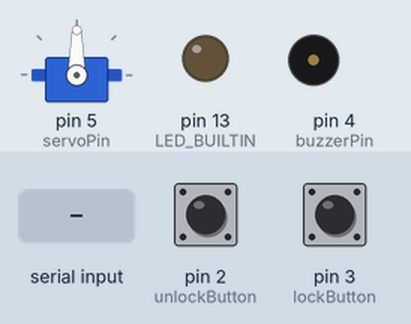
Bench run of a sketch on a simulated Arduino Uno, built with avr-gcc and run on an emulated ATmega328P. Shown: servo, output pins drawn as LEDs (lit = HIGH), buzzer (waves = sounding). The inputs (shaded band) are chosen by the test bench; at power-on: pin 2 (unlockButton) HIGH, pin 3 (lockButton) HIGH. What the sketch prints to the serial monitor is not drawn.

Above: at 1.2 s.
1.3 s: pin 2 (unlockButton) pulled LOW for 0.15 s
At 1.8 s:
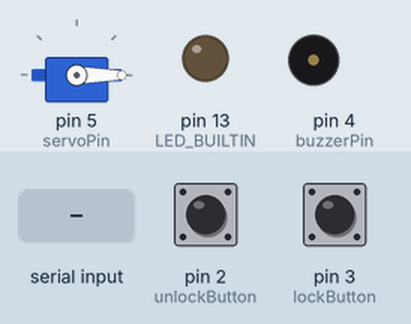
2.9 s: pin 3 (lockButton) pulled LOW for 0.15 s
At 4.1 s:
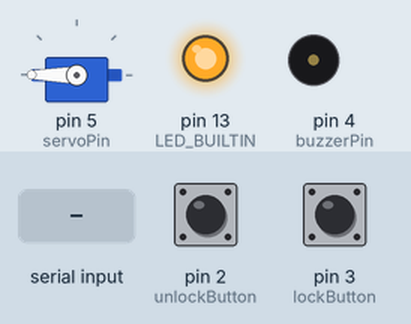
4.5 s: "R" received over Serial
At 5.3 s:
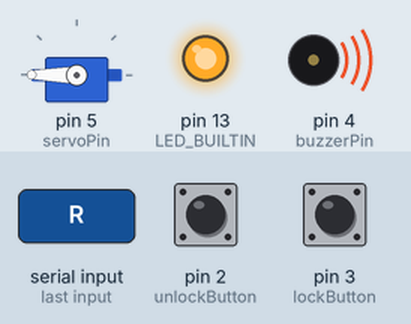
7.0 s: pin 2 (unlockButton) pulled LOW for 1 s
At 7.3 s:
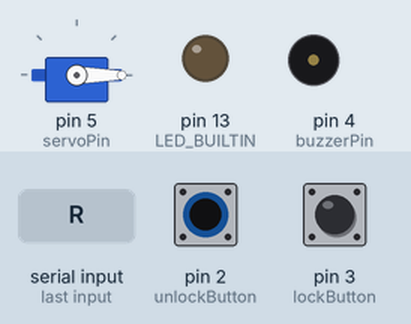
9.5 s: "R" received over Serial
At 10.3 s:
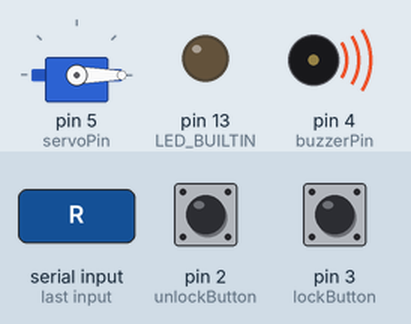
12.0 s: pin 3 (lockButton) pulled LOW for 1 s
At 12.3 s:
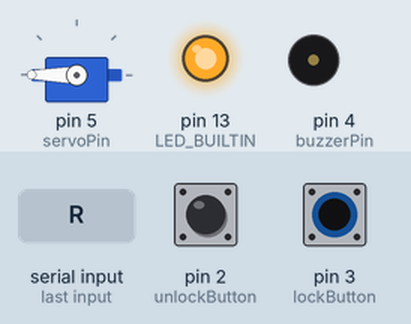
Timing chart, 0 to 15.0 s (numbered marks = the images above; inputs shaded):
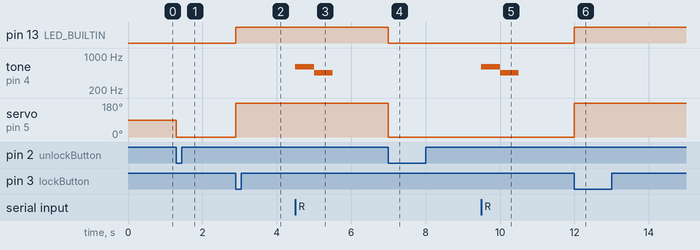

Measured:
- after the input at 1.3 s, servo on pin 5 (servoPin): 90° → 0° at once
- after the input at 2.9 s, pin 13 (LED_BUILTIN): LOW → HIGH at once; servo on pin 5 (servoPin): 0° → 180° at once
- after the input at 4.5 s, tone on pin 4 (buzzerPin): silent → 600 Hz at once, → 450 Hz 0.50 s later, → silent 0.50 s later
- after the input at 7.0 s, pin 13 (LED_BUILTIN): HIGH → LOW at once; servo on pin 5 (servoPin): 180° → 0° at once
- after the input at 9.5 s, tone on pin 4 (buzzerPin): silent → 600 Hz at once, → 450 Hz 0.50 s later, → silent 0.50 s later
- after the input at 12.0 s, pin 13 (LED_BUILTIN): LOW → HIGH at once; servo on pin 5 (servoPin): 0° → 180° at once

The sketch:

Internal_Arduino.ino
```cpp
#include <Servo.h>

// standard I/O pin assignment
const int unlockButton = 2;
const int lockButton = 3;
const int buzzerPin = 4;
// servo position values
const int unlockPosition = 180;
const int lockPosition = 0;
const int servoPin = 5;
Servo lockServo;

// declare functions
int unlockDoor(void);
int lockDoor(void);

// variables required for pin system
const int pinLength = 4;
const char pin[pinLength] = {'5', '2', '3', '8'};
char pinInput[pinLength] {'\0', '\0', '\0', '\0'};
int freeCell = -1;

// variables required in order not to repeat input too fast
volatile long interruptTime;
volatile long lastInterruptTime;


void setup() {
  // attach lock and unlock buttons to interrupt pins
  attachInterrupt(digitalPinToInterrupt(lockButton), unlockDoor, FALLING);
  attachInterrupt(digitalPinToInterrupt(unlockButton), lockDoor, FALLING);
  // assign the rest of the pins
  pinMode(LED_BUILTIN, OUTPUT);
  pinMode(buzzerPin, OUTPUT);
  lockServo.attach(servoPin);
  // initialize the serial connection
  Serial.begin(9600);
}

void loop() {
  // if there is data in the serial connection, use it
  if (Serial.available() > 0) {
    byte incomingByte = Serial.read();
    if (incomingByte == 'R') {
      // on ring press, play a tone
      tone(buzzerPin, 600);
      delay(500);
      tone(buzzerPin, 450, 500);
    } else if (incomingByte >= 48 && incomingByte <= 57) {
      // if a digit was pressed on the keypad
      // add it to the pinInput array if possible
      // '\0' represents null
      int j = 0;
      freeCell = -1;
      for (int i = 0; i < pinLength; i++) {
        if (pinInput[i] == '\0') {
          freeCell = i;
          break;
        }
      }
      if (freeCell == -1) {
        // cells full
      } else {
        pinInput[freeCell] = incomingByte;
        for (int i = 0; i < pinLength; i++) {
          if (pinInput[i] != '\0') {
          }
        }
      }
    } else if (incomingByte == '*') {
      // if '*' is pressed, reset pinInput
      pinInput[0] = '\0'; pinInput[1] = '\0';
      pinInput[2] = '\0'; pinInput[3] = '\0';
    } else if (incomingByte == '#') {
      // if the pin matches, unlock the door
      boolean correct = false;
      for (int i = 0; i < pinLength; i++) {
        if (pinInput[i] == pin[i]) {
          correct = true;
        } else {
          correct = false;
          break;
        }
      }
      if (correct) {
        unlockDoor();
      }
      pinInput[0] = '\0'; pinInput[1] = '\0';
      pinInput[2] = '\0'; pinInput[3] = '\0';
    }
  }

}

int unlockDoor(void) {
  // on call, put servo in unlock position and send 'U' to external arduino
  interruptTime = millis();
  if (lastInterruptTime < interruptTime - 400) {
    lockServo.write(unlockPosition);
    Serial.write("U");
    digitalWrite(LED_BUILTIN, HIGH);
    lastInterruptTime = interruptTime;
  }
}

int lockDoor(void) {
  // on call, put servo in lock position and send 'L' to external arduino
  interruptTime = millis();
  if (lastInterruptTime < interruptTime - 400) {
    lockServo.write(lockPosition);
    Serial.write("L");
    digitalWrite(LED_BUILTIN, LOW);
    lastInterruptTime = interruptTime;
  }
}
```
